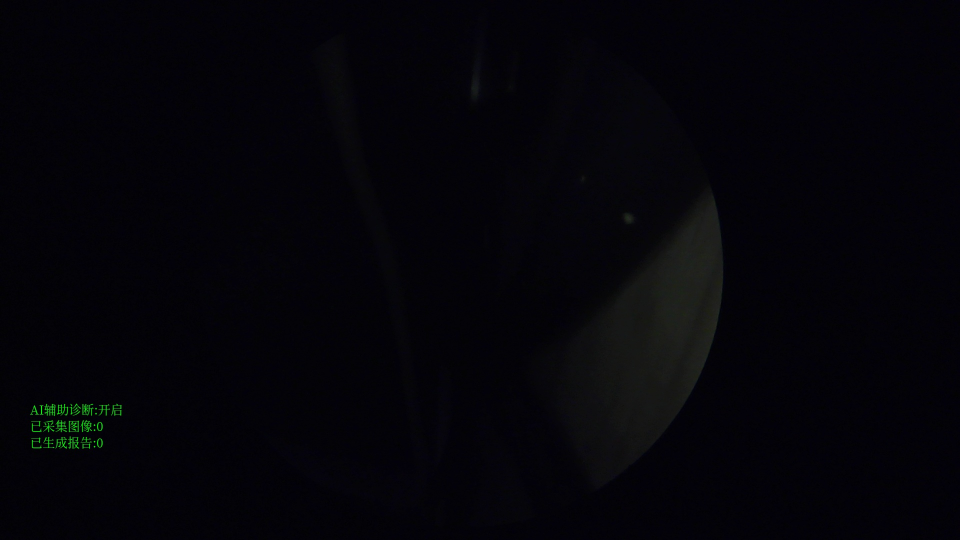
#> input picture scripts/capture.jpg, 1920 x 1080 px (shown at 1/2 size)
$ python -i main_thread.py   (imports and definitions only)
#> lines starting #> are read from the running program, lines starting #| are printed output that depends on the picture
import os
import cv2
import glob
import time
import json
import threading
import numpy as np
import sklearn.metrics as mr
from PIL import Image, ImageDraw, ImageFont
from weasyprint import HTML, CSS
from bs4 import BeautifulSoup


#感知哈希算法
# [64 lines left out: functions pHash, aHash, dHash, Hamming_distance, mutual_information, not called in this run]

def similarity(template_img, campture_area, method=None):
    pass

# [27 lines left out: functions feature_match, softmax, not called in this run]
def decimal_to_percentage(decimal_number, precision=2):
    return f"{decimal_number:.{precision}%}"

# [51 lines left out: functions cv2ImgAddText, classify_disease, not called in this run]

def img_resize(image):
    height, width = image.shape[0], image.shape[1]
    # 设置新的图片分辨率框架
    width_new = 640
    height_new = 480
    # 判断图片的长宽比率
    if width / height >= width_new / height_new:
        img_new = cv2.resize(image, (width_new, int(height * width_new / width)))
    else:
        img_new = cv2.resize(image, (int(width * height_new / height), height_new))
    return img_new

# 使用算法处理帧
def handle_AI(frame):
    frame = img_resize(frame)
    global assistant_flag,disease_probability_info,report_simplified_info,treatment_simplified_info
    if assistant_flag:
        # 计算最新一张照片的概率
        disease_probability_info,score = classify_disease(frame)
        # 生成最大值序列
        disease_probability_indx = np.argsort(score)[::-1]
        # 取最大概率名称
        name=disease_category_name[disease_probability_indx[0]]
        # 取最大概率精简报告
        name = all_case_info_dict[name][0]['名称']
        report = all_case_info_dict[name][0]['检查结果']
        reason = all_case_info_dict[name][0]['病因']
        complication =  all_case_info_dict[name][0]['并发症']
        treatment = all_case_info_dict[name][0]['治疗建议']
        report_simplified_info = all_case_info_dict[name][0]['简化版结果']
        treatment_simplified_info = all_case_info_dict[name][0]['简化版建议']


    else:
        disease_probability_info=""
        report_simplified_info=""
        treatment_simplified_info=""

    global handle_AI_flag
    handle_AI_flag = False
    # 控制抽帧的频率
    time.sleep(3)


# [64 lines left out: functions update_ui_info, init_camera, not called in this run]


def check_path_isexist(path_s):
    return os.path.isdir(path_s)

# 获取当天保存图片目录中最新的一张照片的名称
# [223 lines left out: functions get_latest_jpg_file, replace_extension, handle_capture, handle_pdf, not called in this run]


# 加载模板
template_img_root = r"./data/template"
disease_category_num = os.listdir(template_img_root)[:-1]
disease_category_name = []
# [4 lines left out: function load_template, not called in this run]


# 加载case病例
all_case_info_dict={}
# [16 lines left out: function load_case, not called in this run]


# [106 lines not run here, left out]
# 可能疾病为：
# 耵聍栓塞 30.77%
# 耳膜穿孔 29.10%
# 外耳道炎 10.65%
# 耵聍结石 10.26%
# 油耳 9.80%
# 耳结石 9.42%

>>> import cv2
>>> picture = cv2.imread('capture.jpg', cv2.IMREAD_GRAYSCALE)
#> picture: shape (1080, 1920); min 0, max 156, mean 4.6
>>> result = handle_AI(picture)
#> in img_resize, `img_new = cv2.resize(image, (width_new, int(height * width_new / width..`:
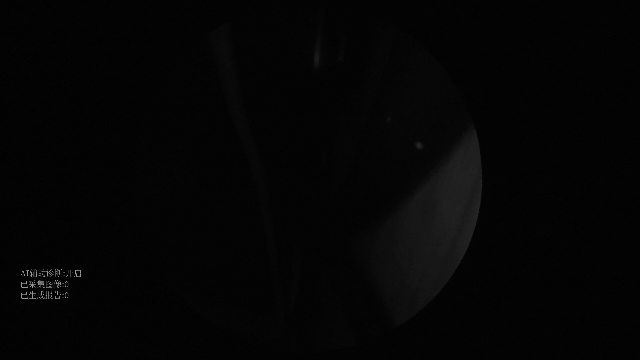
#> img_new: shape (360, 640); min 0, max 155, mean 4.6
#> (the run stopped early here; a loop or call above may not have finished)
